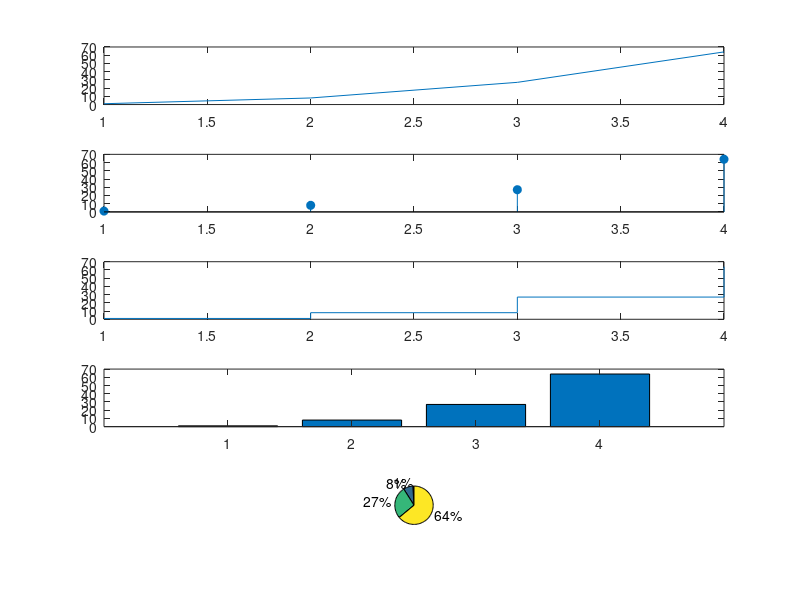

This figure's MATLAB source:
x=1:1:4;
y=x.^3;
subplot(5,1,1)
plot(x,y)
subplot(5,1,2)
stem(x,y,'fill')
subplot(5,1,3)
stairs(x,y)
subplot(5,1,4)
bar(x,y)
subplot(5,1,5)
pie(y)
